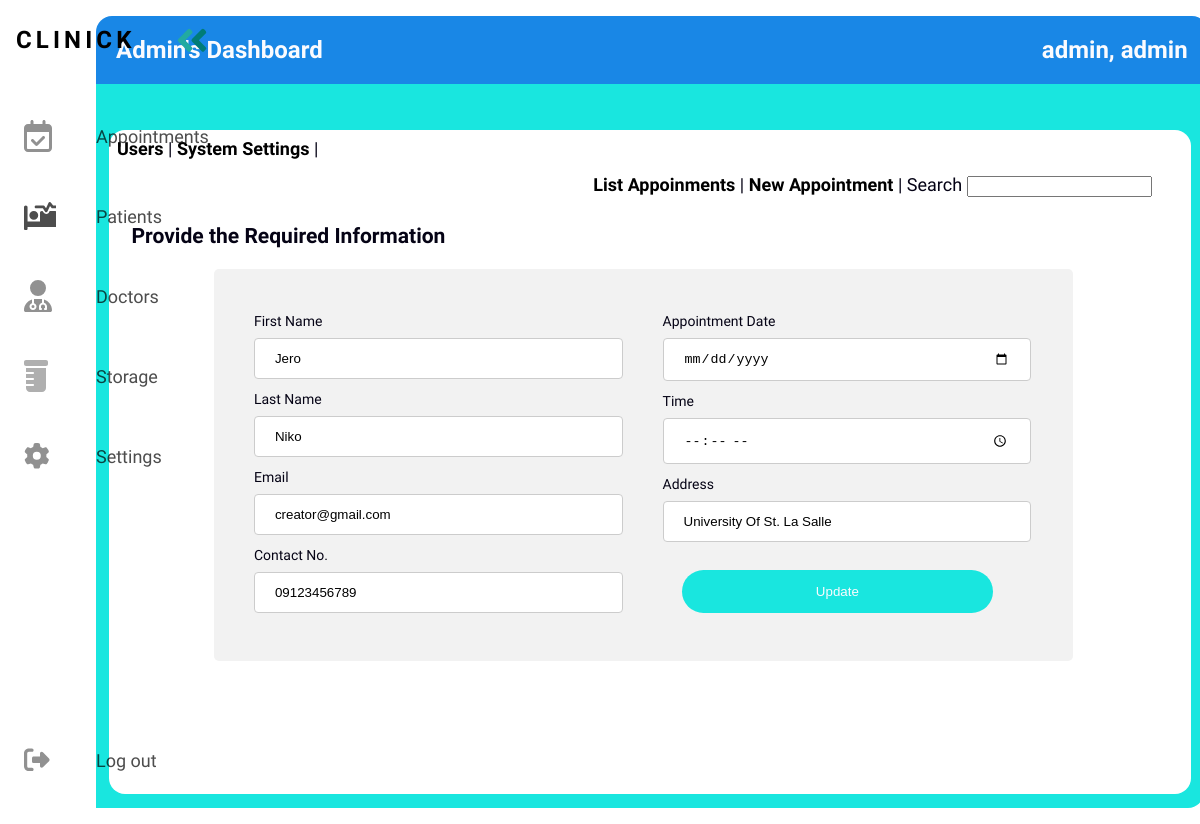
Screenshot of /progressive/framework/index.php?page=settings&subpage=appointments&action=profile&id=14 (signed in) with the database file from the repository.
### tables this page shows
CREATE TABLE `tbl_users` (
  `user_id` int(8) UNSIGNED NOT NULL,
  `user_lastname` varchar(180) NOT NULL DEFAULT '',
  `user_firstname` varchar(180) NOT NULL DEFAULT '',
  `user_email` varchar(180) NOT NULL DEFAULT '',
  `user_password` varchar(180) NOT NULL DEFAULT '',
  `user_date_added` date DEFAULT NULL,
  `user_time_added` time DEFAULT NULL,
  `user_date_updated` date DEFAULT NULL,
  `user_time_updated` time DEFAULT NULL,
  `user_status` int(1) NOT NULL DEFAULT 0,
  `user_token` varchar(255) NOT NULL DEFAULT '',
  `user_access` varchar(255) NOT NULL DEFAULT '',
  `user_address` varchar(255) NOT NULL DEFAULT '',
  `user_birthdate` date DEFAULT NULL,
  `user_nickname` varchar(180) NOT NULL DEFAULT ''
);

CREATE TABLE `tbl_appointment` (
  `apt_id` int(11) NOT NULL,
  `apt_firstname` varchar(180) NOT NULL,
  `apt_lastname` varchar(180) NOT NULL,
  `apt_email` varchar(180) NOT NULL,
  `apt_contact` varchar(180) NOT NULL,
  `apt_date` date DEFAULT NULL,
  `apt_time` time DEFAULT NULL,
  `apt_address` varchar(180) NOT NULL
);

### progressive/framework/classes/user.php (called while the page is built, shortened)
<?php
class User{
	private $DB_SERVER='localhost';
	private $DB_USERNAME='root';
	private $DB_PASSWORD='';
	private $DB_DATABASE='db_wbtest';
	private $conn;
	public function __construct(){
		$this->conn = new PDO("mysql:host=".$this->DB_SERVER.";dbname=".$this->DB_DATABASE,$this->DB_USERNAME,$this->DB_PASSWORD);
	}
	function get_user_id($email){
		$sql="SELECT user_id FROM tbl_users WHERE user_email = :email limit 1";
		$q = $this->conn->prepare($sql);
		$q->execute(['email' => $email]);
		$user_id = $q->fetchColumn();
		return $user_id;
	}
	function get_user_firstname($id){
		$sql="SELECT user_firstname FROM tbl_users WHERE user_id = :id limit 1";
		$q = $this->conn->prepare($sql);
		$q->execute(['id' => $id]);
		$user_firstname = $q->fetchColumn();
		return $user_firstname;
	}
	function get_user_lastname($id){
		$sql="SELECT user_lastname FROM tbl_users WHERE user_id = :id limit 1";
		$q = $this->conn->prepare($sql);
		$q->execute(['id' => $id]);
		$user_lastname = $q->fetchColumn();
		return $user_lastname;
	}
	function get_user_access($id){
		$sql="SELECT user_access FROM tbl_users WHERE user_id = :id limit 1";
		$q = $this->conn->prepare($sql);
		$q->execute(['id' => $id]);
		$user_access = $q->fetchColumn();
		return $user_access;
	}
}

### progressive/framework/classes/class.appointment.php (called while the page is built, shortened)
<?php
class Appointment {
    public $DB_SERVER='localhost';
	public $DB_USERNAME='root';
	public $DB_PASSWORD='';
	public $DB_DATABASE='db_wbtest';
	public $conn;
	public function __construct(){
		$this->conn = new PDO("mysql:host=".$this->DB_SERVER.";dbname=".$this->DB_DATABASE,$this->DB_USERNAME,$this->DB_PASSWORD);
	}
	function get_apt_email($id){
		$sql="SELECT apt_email FROM tbl_appointment WHERE apt_id = :id";
		$q = $this->conn->prepare($sql);
		$q->execute(['id' => $id]);
		$apt_email = $q->fetchColumn();
		return $apt_email;
	}
	function get_apt_firstname($id){
		$sql="SELECT apt_firstname FROM tbl_appointment WHERE apt_id = :id";
		$q = $this->conn->prepare($sql);
		$q->execute(['id' => $id]);
		$apt_firstname = $q->fetchColumn();
		return $apt_firstname;
	}
	function get_apt_lastname($id){
		$sql="SELECT apt_lastname FROM tbl_appointment WHERE apt_id = :id";
		$q = $this->conn->prepare($sql);
		$q->execute(['id' => $id]);
		$apt_lastname = $q->fetchColumn();
		return $apt_lastname;
	}
	function get_apt_contact($id){
		$sql="SELECT apt_contact FROM tbl_appointment WHERE apt_id = :id";
		$q = $this->conn->prepare($sql);
		$q->execute(['id' => $id]);
		$apt_contact = $q->fetchColumn();
		return $apt_contact;
	}
	function get_address($id){
		$sql="SELECT apt_address FROM tbl_appointment WHERE apt_id = :id";
		$q = $this->conn->prepare($sql);
		$q->execute(['id' => $id]);
		$apt_address = $q->fetchColumn();
		return $apt_address;
	}
}

### progressive/framework/index.php (the view, shortened to what this page needs)
<?php
include_once 'classes/class.appointment.php';
include_once 'classes/User.php';
$page = (isset($_GET['page']) && $_GET['page'] != '') ? $_GET['page'] : '';
$appointment = new Appointment();
$user = new User();
$user_id = $user->get_user_id($_SESSION['user_email']);
?>
<!DOCTYPE html>
<html>
<head>
    <link rel="stylesheet" href="css/custom.css?">
    <link rel="stylesheet" href="css/style.css">
</head>
<body>
<nav class="navbar">
    <ul class="navbar-nav">
      <li class="logo">
        <a href="admin.php" class="nav-link">
          <span class="link-text logo-text">Clinick</span>
        </a>
      </li>
      <li class="nav-item">
        <a href="index.php?page=appointments" class="nav-link">
          <span class="link-text">Appointments</span>
        </a>
      </li>
      <li class="nav-item">
        <a href="index.php?page=patients" class="nav-link">
          <span class="link-text">Patients</span>
        </a>
      </li>
      <li class="nav-item">
        <a href="index.php?page=doctors" class="nav-link">
          <span class="link-text">Doctors</span>
        </a>
      </li>
      <li class="nav-item">
        <a href="index.php?page=storage" class="nav-link">
          <span class="link-text">Storage</span>
        </a>
      </li>
      <li class="nav-item">
        <a href="index.php?page=settings" class="nav-link">
          <span class="link-text">Settings</span>
        </a>
      </li>
      <li class="nav-item">
        <a href="logout.php" class="nav-link">
          <span class="link-text">Log out</span>
        </a>
      </li>
    </ul>
  </nav>
  <main>
<div class="wb_title" id="header">
<?php echo $user->get_user_access($user_id) ?>'s Dashboard
<span class="move-right"><?php echo $user->get_user_lastname($user_id).', '.$user->get_user_firstname($user_id);?></span>
</div>
<div id="wrapper">
   <div id="menu">
  </div>
  <div id="content">
    <?php
      switch($page){
                case 'settings':
                    require_once 'settings-module/index.php';
                break;
            }
    ?>
  </div>
</div>
</main>
</body>
</html>

### progressive/framework/appointment-module/view-appointments.php (shortened to what this page needs)
<h3>Provide the Required Information</h3>
<div id="form-block">
<form method="POST" action="processes/appointment-process.php?action=update">
        <div id="form-block-half">
            <label for="fname">First Name</label>
            <input type="text" id="fname" class="input" name="firstname" value="<?php echo $appointment->get_apt_firstname($id);?>" placeholder="Your name..">
            <label for="lname">Last Name</label>
            <input type="text" id="lname" class="input" name="lastname" value="<?php echo $appointment->get_apt_lastname($id);?>" placeholder="Your last name..">
            <label for="email">Email</label>
            <input type="email" id="email" class="input" name="email" value="<?php echo $appointment->get_apt_email($id)?>" placeholder="Your email..">
            <label for="contact">Contact No.</label>
            <input type="text" id="contact" class="input" name="contact" value="<?php echo $appointment->get_apt_contact($id)?>"placeholder="Your contact..">
        </div>
        <div id="form-block-half">
            <label for="date">Appointment Date</label>
            <input type="date" id="date" class="input" name="aptdate" value="<?php echo ($NOW)?>" placeholder="Enter appointment date..">
            <label for="time">Time</label>
            <input type="time" id="time" class="input" name="apttime" value="<?php echo ($NOW)?>" placeholder="Enter time..">
            <label for="address">Address</label>
            <input type="text" id="address" class="input" name="address" value="<?php echo $appointment->get_address($id)?>" placeholder="Your address..">
        </div>
        <br/><br/><br/><br/><br/><br/><br/><br/><br/><br/>
        <div id="button-block">
        <input type="submit" value="Update" name="save">
        </div>
</form>
</div>

### progressive/framework/css/custom.css (style rules this page uses)
:root { --text-color: #05040c; --primary-color: #19E678; --secondary-color: #1987e6; --background-color: #FBFBFE; --accent-color: #19E6DF; --accent2-color: #007C77; --font-family1: font-family: 'Quicksand', sans-serif;; }
html { margin: 0; padding: 0; }
body { font-family: 'Work Sans', serif; font-size: 18px; color: var(--text-color); background-color: var(--background-color); }
.wb_title { font-family: "Work Sans", sans-serif; font-size: 24px; font-weight: 700; color: var(--background-color); background-color: var(--secondary-color); width: 98.5%; padding: 20px; margin: 0 auto; border-top-left-radius: 16px; border-top-right-radius: 16px; }
label { font-size: 14px; }
#wrapper { width: 100%; min-height: 600px; padding: 10px; margin-block: 0; margin-inline: auto; background-color: var(--accent-color); color: var(--text-color); border-end-end-radius: 16px; }
#menu { height: 32px; width: 98%; }
#content { width: 98%; padding: 8px; min-height: 600px; margin: 4px auto; background-color: #FFF; border-radius: 16px; }
.move-right { float: right; }
.input, select { width: 100%; padding: 12px 20px; margin: 8px 0; display: inline-block; border: 1px solid #ccc; border-radius: 4px; box-sizing: border-box; }
input[type=submit] { display: flex; justify-content: center; align-items: center; width: 40%; background-color: var(--accent-color); color: var(--background-color); padding: 14px 20px; margin: 8px 0; margin-inline: auto; border: none; border-radius: 40px; cursor: pointer; }
#form-block { border-radius: 5px; background-color: #f2f2f2; padding: 20px; width: 80%; margin: 0 auto; }
#form-block #form-block-half { width: 45%; float: left; padding: 20px; }
#button-block { width: 95%; padding: 20px; text-align: right; font-family: var(--font-family1); }

### progressive/framework/css/style.css (style rules this page uses)
:root { font-size: 16px; font-family: 'Open Sans'; --text-color: #050315; --primary-color: #19E678; --secondary-color: #1987e6; --background-color: #FBFBFE; --accent-color: #19E6DF; --accent2-color: #007C77; --font-family1: font-family: 'Work Sans', serif;; }
body { color: black; background-color: white; margin: 0; padding: 0; }
main { margin-left: 5rem; padding: 1rem; }
.navbar { position: fixed; background-color: var(--bg-primary); transition: width 600ms ease; width: 16rem; overflow: auto; }
.navbar-nav { list-style: none; padding: 0; margin: 0; display: flex; flex-direction: column; align-items: center; height: 100%; }
.nav-item { width: 100%; }
.nav-item:last-child { margin-top: auto; }
.nav-link { display: flex; align-items: center; height: 5rem; color: var(--text-primary); text-decoration: none; filter: grayscale(100%) opacity(0.7); transition: var(--transition-speed); }
.link-text { display: none; margin-left: 1rem; }
.nav-link svg { width: 2rem; min-width: 2rem; margin: 0 1.5rem; }
.logo { font-weight: bold; text-transform: uppercase; margin-bottom: 1rem; text-align: center; color: var(--text-secondary); background: var(--bg-secondary); font-size: 1.5rem; letter-spacing: 0.3ch; width: 100%; }
.logo svg { transform: rotate(0deg); transition: var(--transition-speed); }
.logo-text { display: inline; position: absolute; left: -999px; transition: var(--transition-speed); }
@media only screen and (min-width: 600px) { .navbar { top: 0; width: 5rem; height: 100vh; } }

### rows the page displays
tbl_users: $user->get_user_access($user_id) "Admin", $user->get_user_lastname($user_id) "admin", $user->get_user_firstname($user_id) "admin"
tbl_appointment: firstname "Jero", lastname "Niko", email "creator@gmail.com", contact "09123456789", address "University Of St. La Salle"
